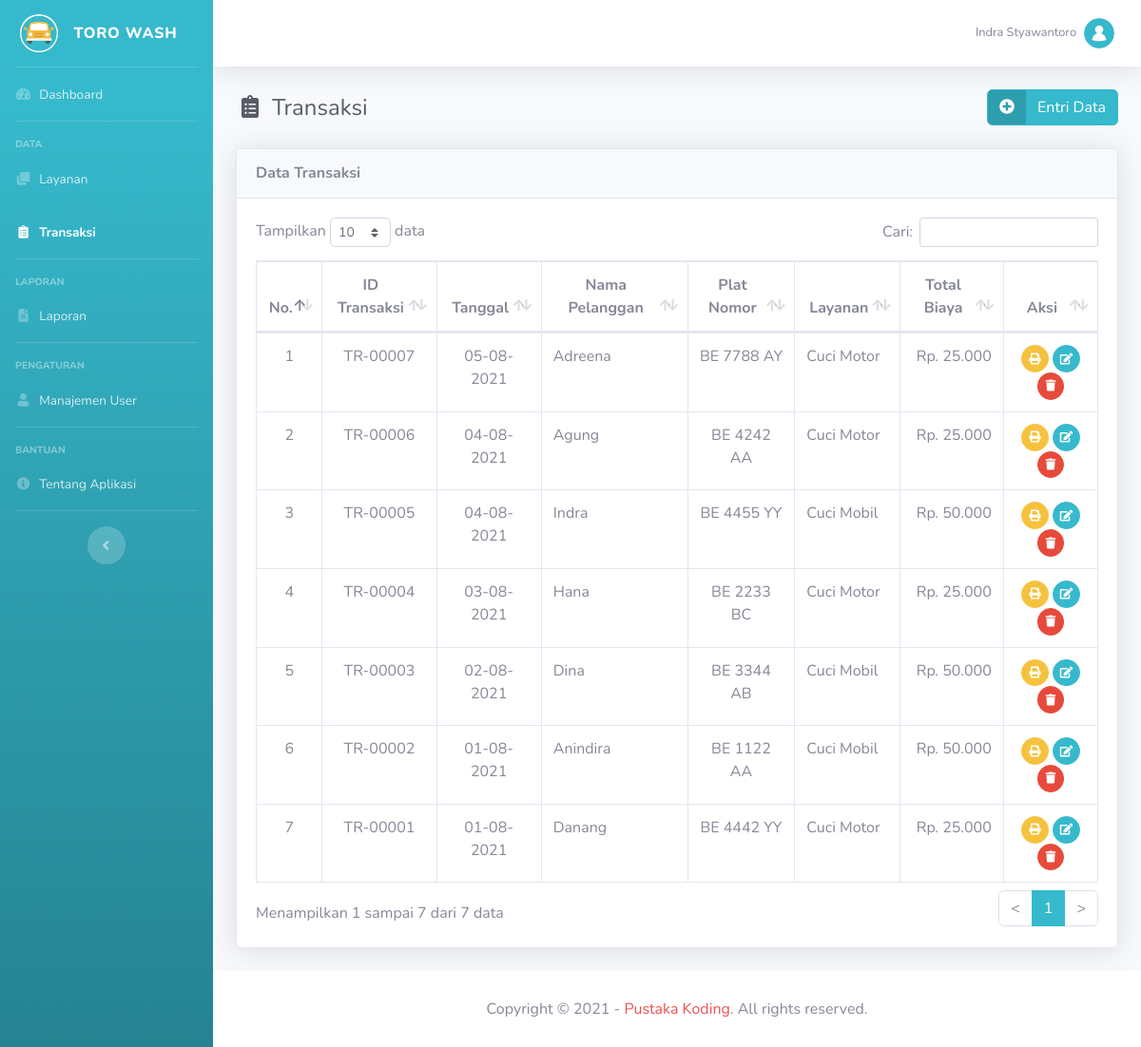
Page /main.php?module=transaksi (signed in) on the committed database.
### tables this page shows
CREATE TABLE `tbl_transaksi` (
  `id_transaksi` varchar(10) NOT NULL,
  `tanggal` date NOT NULL,
  `nama_pelanggan` varchar(30) NOT NULL,
  `plat_nomor_kendaraan` varchar(15) NOT NULL,
  `layanan` int(11) NOT NULL,
  `total_biaya` int(11) NOT NULL
);

CREATE TABLE `tbl_layanan` (
  `id_layanan` int(11) NOT NULL,
  `nama_layanan` varchar(30) NOT NULL,
  `biaya` int(11) NOT NULL
);

### modules/transaksi/tampil_data.php (the view, shortened to what this page needs)
<?php
if (basename($_SERVER['PHP_SELF']) === basename(__FILE__)) {
  header('location: 404.html');
}
else { ?>
  <div class="container-fluid">
    <div class="d-sm-flex align-items-center justify-content-between mb-4">
      <h1 class="h4 mb-0 text-gray-800"><i class="fas fa-fw fa-clipboard-list mr-2"></i>Transaksi</h1>
      <a href="?module=form_entri_transaksi" class="btn btn-info btn-icon-split">
        <span class="icon"><i class="fas fa-plus-circle"></i></span>
        <span class="text">Entri Data</span>
      </a>
    </div>
    <div class="card shadow mb-4">
      <div class="card-header py-3">
        <h6 class="m-0 font-weight-bold">Data Transaksi</h6>
      </div>
      <div class="card-body">
        <div class="table-responsive">
          <table class="table table-bordered" id="dataTable" width="100%" cellspacing="0">
            <thead>
              <tr>
                <th class="text-center">No.</th>
                <th class="text-center">ID Transaksi</th>
                <th class="text-center">Tanggal</th>
                <th class="text-center">Nama Pelanggan</th>
                <th class="text-center">Plat Nomor</th>
                <th class="text-center">Layanan</th>
                <th class="text-center">Total Biaya</th>
                <th class="text-center">Aksi</th>
              </tr>
            </thead>
            <tbody>
              <?php
              $no = 1;
              $query = mysqli_query($mysqli, "SELECT a.id_transaksi, a.tanggal, a.nama_pelanggan, a.plat_nomor_kendaraan, a.layanan, a.total_biaya, b.nama_layanan
                                              FROM tbl_transaksi as a INNER JOIN tbl_layanan as b ON a.layanan=b.id_layanan
                                              ORDER BY a.id_transaksi DESC")
                                              or die('Ada kesalahan pada query tampil data : ' . mysqli_error($mysqli));
              while ($data = mysqli_fetch_assoc($query)) { ?>
                <tr>
                  <td width="30" class="text-center"><?php echo $no++; ?></td>
                  <td width="100" class="text-center"><?php echo $data['id_transaksi']; ?></td>
                  <td width="90" class="text-center"><?php echo date('d-m-Y', strtotime($data['tanggal'])); ?></td>
                  <td width="150"><?php echo $data['nama_pelanggan']; ?></td>
                  <td width="100" class="text-center"><?php echo $data['plat_nomor_kendaraan']; ?></td>
                  <td width="90"><?php echo $data['nama_layanan']; ?></td>
                  <td width="100" class="text-right">Rp. <?php echo number_format($data['total_biaya'], 0, '', '.'); ?></td>
                  <td width="90" class="text-center">
                    <div>
                      <a href="modules/transaksi/cetak_nota.php?id=<?php echo $data['id_transaksi']; ?>" target="_blank" class="btn btn-warning btn-circle btn-sm" data-toggle="tooltip" data-placement="top" title="Cetak Nota">
                        <i class="fas fa-print"></i>
                      </a>
                      <a href="?module=form_ubah_transaksi&id=<?php echo $data['id_transaksi']; ?>" class="btn btn-info btn-circle btn-sm" data-toggle="tooltip" data-placement="top" title="Ubah">
                        <i class="fas fa-edit"></i>
                      </a>
                      <a href="modules/transaksi/proses_hapus.php?id=<?php echo $data['id_transaksi']; ?>" onclick="return confirm('Anda yakin ingin menghapus data transaksi <?php echo $data['id_transaksi']; ?>?')" class="btn btn-danger btn-circle btn-sm" data-toggle="tooltip" data-placement="top" title="Hapus">
                        <i class="fas fa-trash"></i>
                      </a>
                    </div>
                  </td>
                </tr>
              <?php } ?>
            </tbody>
          </table>
        </div>
      </div>
    </div>
  </div>
<?php } ?>

### main.php (shortened to what this page needs)
<?php
if (empty($_SESSION['username']) && empty($_SESSION['password'])) {
  header('location: login.php?pesan=2');
}
else { ?>
  <!DOCTYPE html>
  <html lang="en">
  <head>
    <link href="assets/vendor/fontawesome-free/css/all.min.css" rel="stylesheet" type="text/css">
    <link href="assets/css/sb-admin-2.min.css" rel="stylesheet">
    <link href="assets/vendor/datatables/dataTables.bootstrap4.min.css" rel="stylesheet">
    <link href="assets/vendor/datepicker/css/datepicker.min.css" rel="stylesheet">
  </head>
  <body id="page-top">
    <div id="wrapper">
      <ul class="navbar-nav bg-gradient-info sidebar sidebar-dark accordion" id="accordionSidebar">
        <a class="sidebar-brand d-flex align-items-center justify-content-center" href="?module=dashboard">
          <div class="sidebar-brand-icon bg-white rounded-circle">
            <img src="assets/img/logo-dashboard.png" alt="Logo" width="40">
          </div>
          <div class="sidebar-brand-text mx-3">TORO WASH</div>
        </a>
        <hr class="sidebar-divider my-0">
        <?php include "sidebar_menu.php"; ?>
        <hr class="sidebar-divider d-none d-md-block">
        <div class="text-center d-none d-md-inline">
          <button class="rounded-circle border-0" id="sidebarToggle"></button>
        </div>
      </ul>
      <div id="content-wrapper" class="d-flex flex-column">
        <div id="content">
          <nav class="navbar navbar-expand navbar-light bg-white topbar mb-4 static-top shadow">
            <ul class="navbar-nav ml-auto">
              <li class="nav-item dropdown no-arrow">
                <a class="nav-link dropdown-toggle" href="#" id="userDropdown" role="button" data-toggle="dropdown" aria-haspopup="true" aria-expanded="false">
                  <span class="mr-2 d-none d-lg-inline text-gray-600 small"><?php echo $_SESSION['nama_user']; ?></span>
                  <img class="img-profile rounded-circle" src="assets/img/avatar-blue.png">
                </a>
              </li>
            </ul>
          </nav>
          <?php include "content.php"; ?>
        </div>
        <footer class="sticky-footer bg-white">
          <div class="container my-auto">
            <div class="copyright text-center my-auto">
              <span>Copyright &copy; 2021 - <a href="https://pustakakoding.com/" class="text-brand">Pustaka Koding</a>. All rights reserved.</span>
            </div>
          </div>
        </footer>
      </div>
    </div>
  </body>
  </html>
<?php } ?>

### sidebar_menu.php (shortened to what this page needs)
<?php
if (basename($_SERVER['PHP_SELF']) === basename(__FILE__)) {
  header('location: 404.html');
}
else {
  if ($_SESSION['hak_akses'] == 'Admin') {
    if ($_GET['module'] == 'dashboard') { ?>
      <li class="nav-item active">
        <a class="nav-link" href="?module=dashboard">
          <i class="fas fa-fw fa-tachometer-alt"></i>
          <span>Dashboard</span>
        </a>
      </li>
      <hr class="sidebar-divider">
    <?php
    }
    else { ?>
      <li class="nav-item">
        <a class="nav-link" href="?module=dashboard">
          <i class="fas fa-fw fa-tachometer-alt"></i>
          <span>Dashboard</span>
        </a>
      </li>
      <hr class="sidebar-divider">
    <?php
    }
    if ($_GET['module'] == 'layanan' || $_GET['module'] == 'form_entri_layanan' || $_GET['module'] == 'form_ubah_layanan') { ?>
      <div class="sidebar-heading">Data</div>
      <li class="nav-item active">
        <a class="nav-link" href="?module=layanan">
          <i class="fas fa-fw fa-clone"></i>
          <span>Layanan</span>
        </a>
      </li>
    <?php
    }
    else { ?>
      <div class="sidebar-heading">Data</div>
      <li class="nav-item">
        <a class="nav-link" href="?module=layanan">
          <i class="fas fa-fw fa-clone"></i>
          <span>Layanan</span>
        </a>
      </li>
    <?php
    }
    if ($_GET['module'] == 'transaksi' || $_GET['module'] == 'form_entri_transaksi' || $_GET['module'] == 'form_ubah_transaksi') { ?>
      <li class="nav-item active">
        <a class="nav-link" href="?module=transaksi">
          <i class="fas fa-fw fa-clipboard-list"></i>
          <span>Transaksi</span>
        </a>
      </li>
      <hr class="sidebar-divider">
    <?php
    }
    if ($_GET['module'] == 'laporan') { ?>
      <div class="sidebar-heading">Laporan</div>
      <li class="nav-item active">
        <a class="nav-link" href="?module=laporan">
          <i class="fas fa-fw fa-file-alt"></i>
          <span>Laporan</span>
        </a>
      </li>
      <hr class="sidebar-divider">
    <?php
    }
    else { ?>
      <div class="sidebar-heading">Laporan</div>
      <li class="nav-item">
        <a class="nav-link" href="?module=laporan">
          <i class="fas fa-fw fa-file-alt"></i>
          <span>Laporan</span>
        </a>
      </li>
      <hr class="sidebar-divider">
    <?php
    }
    if ($_GET['module'] == 'user' || $_GET['module'] == 'form_entri_user' || $_GET['module'] == 'form_ubah_user') { ?>
      <div class="sidebar-heading">Pengaturan</div>
      <li class="nav-item active">
        <a class="nav-link" href="?module=user">
          <i class="fas fa-fw fa-user"></i>
          <span>Manajemen User</span>
        </a>
      </li>
      <hr class="sidebar-divider">
    <?php
    }
    else { ?>
      <div class="sidebar-heading">Pengaturan</div>
      <li class="nav-item">
        <a class="nav-link" href="?module=user">
          <i class="fas fa-fw fa-user"></i>
          <span>Manajemen User</span>
        </a>
      </li>
      <hr class="sidebar-divider">
    <?php
    }
    if ($_GET['module'] == 'tentang') { ?>
      <div class="sidebar-heading">Bantuan</div>
      <li class="nav-item active">
        <a class="nav-link" href="?module=tentang">
          <i class="fas fa-fw fa-info-circle"></i>
          <span>Tentang Aplikasi</span>
        </a>
      </li>
    <?php
    }
    else { ?>
      <div class="sidebar-heading">Bantuan</div>
      <li class="nav-item">
        <a class="nav-link" href="?module=tentang">
          <i class="fas fa-fw fa-info-circle"></i>
          <span>Tentang Aplikasi</span>
        </a>
      </li>
    <?php
    }
  }
}
?>

### content.php
<?php
if (basename($_SERVER['PHP_SELF']) === basename(__FILE__)) {
  header('location: 404.html');
}
else {
  require_once "config/database.php";
  if ($_GET['module'] == 'dashboard') {
    include "modules/dashboard/tampil_data.php";
  }
  elseif ($_GET['module'] == 'layanan') {
    include "modules/layanan/tampil_data.php";
  }
  elseif ($_GET['module'] == 'form_entri_layanan') {
    include "modules/layanan/form_entri.php";
  }
  elseif ($_GET['module'] == 'form_ubah_layanan') {
    include "modules/layanan/form_ubah.php";
  }
  elseif ($_GET['module'] == 'transaksi') {
    include "modules/transaksi/tampil_data.php";
  }
  elseif ($_GET['module'] == 'form_entri_transaksi') {
    include "modules/transaksi/form_entri.php";
  }
  elseif ($_GET['module'] == 'form_ubah_transaksi') {
    include "modules/transaksi/form_ubah.php";
  }
  elseif ($_GET['module'] == 'laporan') {
    include "modules/laporan/tampil_data.php";
  }
  elseif ($_GET['module'] == 'user' && $_SESSION['hak_akses'] == 'Admin') {
    include "modules/user/tampil_data.php";
  }
  elseif ($_GET['module'] == 'form_entri_user' && $_SESSION['hak_akses'] == 'Admin') {
    include "modules/user/form_entri.php";
  }
  elseif ($_GET['module'] == 'form_ubah_user' && $_SESSION['hak_akses'] == 'Admin') {
    include "modules/user/form_ubah.php";
  }
  elseif ($_GET['module'] == 'form_ubah_password') {
    include "modules/password/form_ubah.php";
  }
  elseif ($_GET['module'] == 'tentang') {
    include "modules/tentang/tampil_data.php";
  }
}

### rows in the picture
tbl_transaksi: id_transaksi "TR-00007", tanggal "05-08-2021", nama_pelanggan "Adreena", plat_nomor_kendaraan "BE 7788 AY", tbl_layanan.nama_layanan "Cuci Motor", total_biaya "25.000"
tbl_transaksi: id_transaksi "TR-00006", tanggal "04-08-2021", nama_pelanggan "Agung", plat_nomor_kendaraan "BE 4242 AA", tbl_layanan.nama_layanan "Cuci Motor", total_biaya "25.000"
tbl_transaksi: id_transaksi "TR-00005", tanggal "04-08-2021", nama_pelanggan "Indra", plat_nomor_kendaraan "BE 4455 YY", tbl_layanan.nama_layanan "Cuci Mobil", total_biaya "50.000"
tbl_transaksi: id_transaksi "TR-00004", tanggal "03-08-2021", nama_pelanggan "Hana", plat_nomor_kendaraan "BE 2233 BC", tbl_layanan.nama_layanan "Cuci Motor", total_biaya "25.000"
tbl_transaksi: id_transaksi "TR-00003", tanggal "02-08-2021", nama_pelanggan "Dina", plat_nomor_kendaraan "BE 3344 AB", tbl_layanan.nama_layanan "Cuci Mobil", total_biaya "50.000"
tbl_transaksi: id_transaksi "TR-00002", tanggal "01-08-2021", nama_pelanggan "Anindira", plat_nomor_kendaraan "BE 1122 AA", tbl_layanan.nama_layanan "Cuci Mobil", total_biaya "50.000"
tbl_transaksi: id_transaksi "TR-00001", tanggal "01-08-2021", nama_pelanggan "Danang", plat_nomor_kendaraan "BE 4442 YY", tbl_layanan.nama_layanan "Cuci Motor", total_biaya "25.000"

### other values in the picture
$_SESSION['nama_user'] "Indra Styawantoro"
